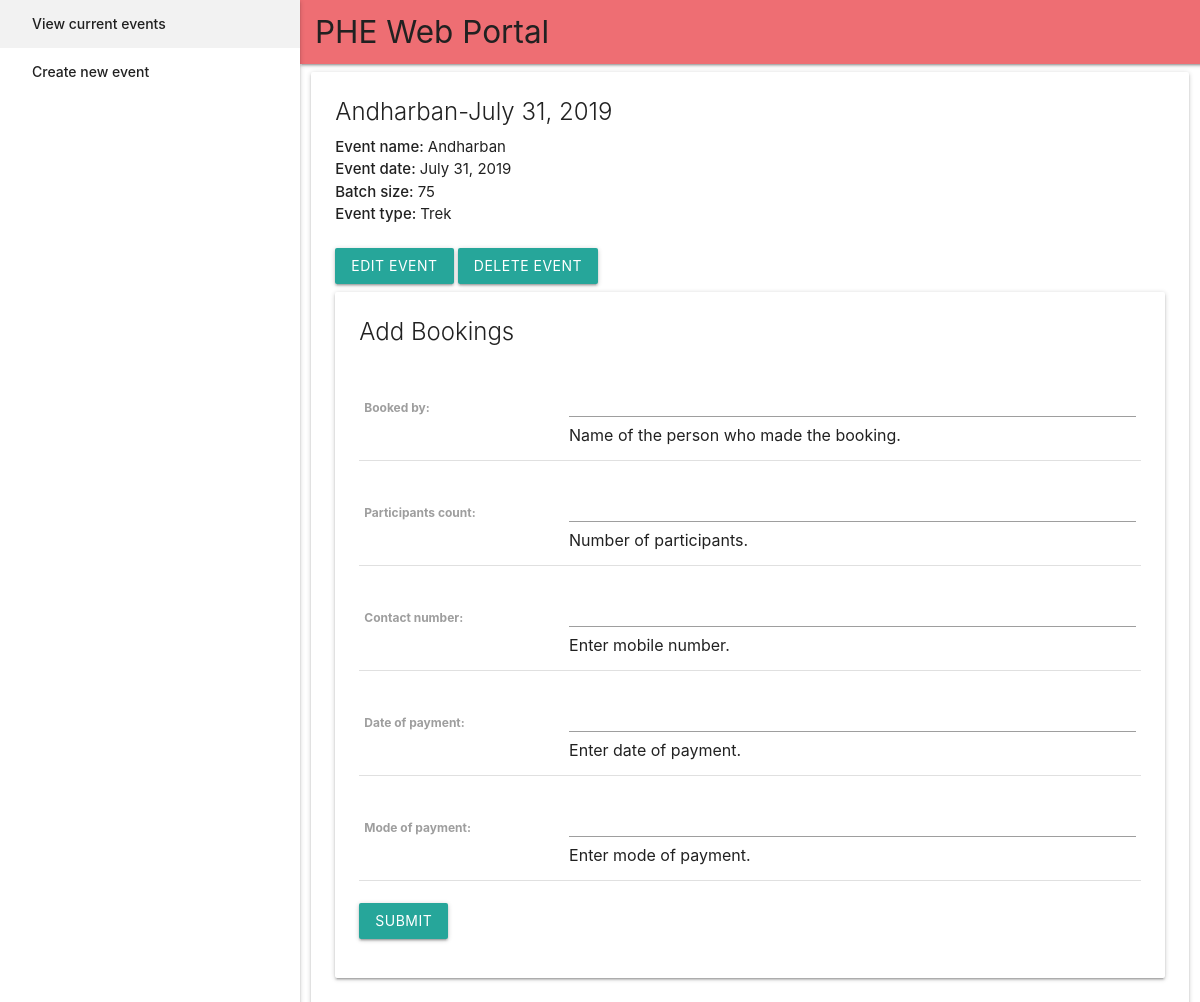
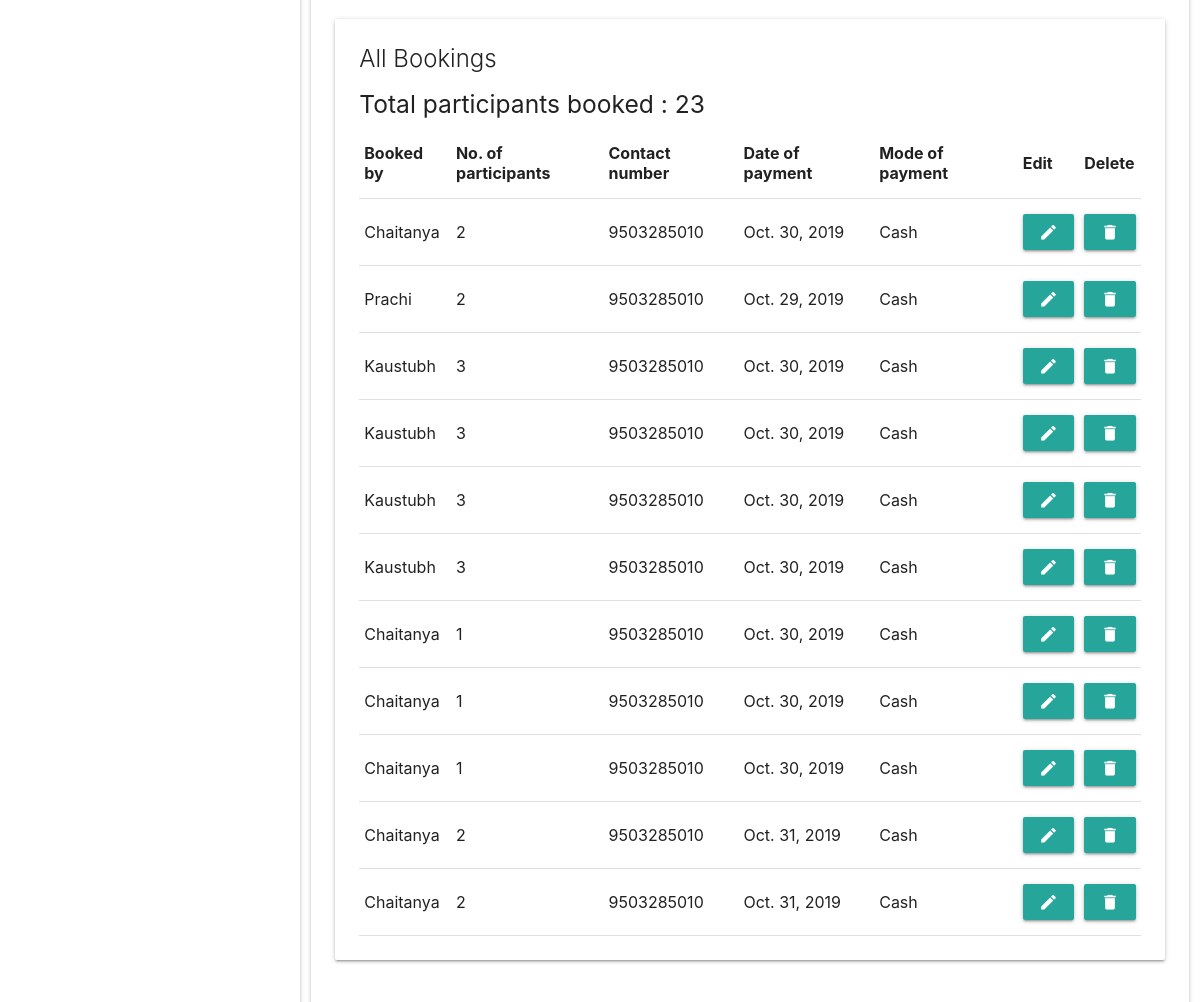
/portal/events/14, run on the app's committed database (2 pictures, top to bottom).
### portal/models.py (models this page shows, shortened)
class Event(models.Model):
    time_stamp = models.DateField(auto_now_add = True, help_text = 'Date on which event was created.')
    event_name = models.CharField(max_length = 100, help_text = 'Enter the name of the event.')
    event_date = models.DateField(help_text = 'Date of the event.')
    batch_size = models.PositiveIntegerField(help_text = 'Enter batch size.')
    event_type = models.CharField(max_length = 1, choices = EVENT_TYPES, default = 't', help_text = 'Type of event(Trek/Camping)')

class Booking(models.Model):
    event = models.ForeignKey(Event, on_delete = models.CASCADE, related_name = 'bookings')
    time_stamp = models.DateTimeField(auto_now_add = True, help_text = 'Date on which booking was registered.')
    booked_by = models.CharField(max_length = 100, help_text = 'Name of the person who made the booking.')
    participants_count = models.PositiveIntegerField(help_text = 'Number of participants.')
    contact_number = models.PositiveIntegerField(help_text = 'Enter mobile number.', null = True, blank = True)
    date_of_payment = models.DateField(help_text = 'Date of payment.')
    mode_of_payment = models.CharField(max_length = 100, help_text = 'Enter mode of payment.')

### portal/views.py (the view)
# urls.py: path('events/<int:pk>', views.event_detail_view, name='event-detail'),
def event_detail_view(request, pk):
    event = get_object_or_404(Event, pk=pk)
    form = NewBookingForm()
    bookings = event.bookings.all()
    total_participants = event.bookings.all().aggregate(Sum('participants_count'))['participants_count__sum']
    context={
        'event': event,
        'form' : form,
        'bookings' : bookings,
        'total_participants' : total_participants
        }
    return render(request, 'portal/event_detail.html', context)

### portal/forms.py (shortened to what this page needs)
class NewBookingForm(ModelForm):
    class Meta:
        model = Booking
        exclude = ['event']
    date_of_payment = forms.DateField(
        widget = forms.TextInput(
                                attrs = {
                                    'class' : 'datepicker',
                                }
                            ),
        input_formats=('%d/%m/%Y', ),
        help_text = 'Enter date of payment.'
        )

### portal/templates/portal/event_detail.html (shortened to what this page needs)
{% extends "base_generic.html" %}
{% load static %}
{% block content %}
    <span class="card-title">{{event.event_name}}-{{event.event_date}}</span>
    <p><strong>Event name: </strong>{{event.event_name}}</p>
    <p><strong>Event date: </strong>{{event.event_date}}</p>
    <p><strong>Batch size: </strong>{{event.batch_size}}</p>
    <p><strong>Event type: </strong>{% if event.event_type == 't' %}Trek{% else  %}Camping{%endif%}</p>
    <a class="waves-effect waves-light btn" href = "{% url 'event-edit' pk=event.pk %}">Edit event</a>
    <a class="waves-effect waves-light btn modal-trigger" href = "#delete-event">Delete Event</a>
    <div class="row">
        <div class="col s12 m12 l12">
            <div class="card">
                <div class="card-content">
                    <span class="card-title">Add Bookings</span>
                    <form action="" method="post" id="post-form">
                        <table>
                            {{ form.as_table }}
                        </table>
                        <button id = "js-booking-submit" class="btn waves-effect waves-light" type="submit" name="action" data-url = "{% url 'booking-new' pk=event.pk %}">Submit</button>
                    </form>
                </div>
            </div>
        </div>
    </div>
    <div class="row">
        <div class="col s12 m12 l12">
            <div class="card">
                <div class="card-content">
                    <span class="card-title">All Bookings</span>
                    <span><h5>Total participants booked : <span id = "total-participants">{{total_participants}}</span></h5></span>
                    <table class="responsive-table">
                            <thead>
                                <tr>
                                    <th>Booked by</th>
                                    <th>No. of participants</th>
                                    <th>Contact number</th>
                                    <th>Date of payment</th>
                                    <th>Mode of payment</th>
                                    <th>Edit</th>
                                    <th>Delete</th>
                                </tr>
                            </thead>
                            <tbody id = "booking-list">
                                {%include 'portal/event_participant_list.html'%}
                            </tbody>
                    </table>
                </div>
            </div>
        </div>
    </div>
{% endblock %}

### portal/templates/portal/event_participant_list.html
{% for booking in bookings%}
    <tr id = "booking-{{booking.pk}}">
        <td>{{ booking.booked_by }}</td>
        <td>{{ booking.participants_count }}</td>
        <td>{{ booking.contact_number }}</td>
        <td>{{ booking.date_of_payment }}</td>
        <td>{{ booking.mode_of_payment }}</td>
        <td>
            <a class="btn waves-effect waves-light"
                href="{% url 'booking-edit' pk=event.pk bk=booking.pk %}">
                <i class="material-icons">edit</i>
            </a>
        </td>
        <td>
            <a class = "btn waves-effect waves-light js-delete-booking"
                data-name = "{{booking.booked_by}}"
                data-url = "{% url 'booking-delete' pk=event.pk bk=booking.pk %}">
                <i class="material-icons">delete</i>
            </a>
        </td>
    </tr>
{% empty %}
    <tr>
      <td colspan="8" class="text-center bg-warning">No booking registered.</td>
    </tr>
{% endfor %}

### data on the page
Event: event_name "Andharban", event_date "July 31, 2019", batch_size "75"
Booking: booked_by "Chaitanya", participants_count "2", contact_number "9503285010", date_of_payment "Oct. 30, 2019", mode_of_payment "Cash"
Booking: booked_by "Prachi", participants_count "2", contact_number "9503285010", date_of_payment "Oct. 29, 2019", mode_of_payment "Cash"
Booking: booked_by "Kaustubh", participants_count "3", contact_number "9503285010", date_of_payment "Oct. 30, 2019", mode_of_payment "Cash"
Booking: booked_by "Kaustubh", participants_count "3", contact_number "9503285010", date_of_payment "Oct. 30, 2019", mode_of_payment "Cash"
Booking: booked_by "Kaustubh", participants_count "3", contact_number "9503285010", date_of_payment "Oct. 30, 2019", mode_of_payment "Cash"
Booking: booked_by "Kaustubh", participants_count "3", contact_number "9503285010", date_of_payment "Oct. 30, 2019", mode_of_payment "Cash"
Booking: booked_by "Chaitanya", participants_count "1", contact_number "9503285010", date_of_payment "Oct. 30, 2019", mode_of_payment "Cash"
Booking: booked_by "Chaitanya", participants_count "1", contact_number "9503285010", date_of_payment "Oct. 30, 2019", mode_of_payment "Cash"
Booking: booked_by "Chaitanya", participants_count "1", contact_number "9503285010", date_of_payment "Oct. 30, 2019", mode_of_payment "Cash"
Booking: booked_by "Chaitanya", participants_count "2", contact_number "9503285010", date_of_payment "Oct. 31, 2019", mode_of_payment "Cash"
Booking: booked_by "Chaitanya", participants_count "2", contact_number "9503285010", date_of_payment "Oct. 31, 2019", mode_of_payment "Cash"

### other printed values
{{ total_participants }} "23"
